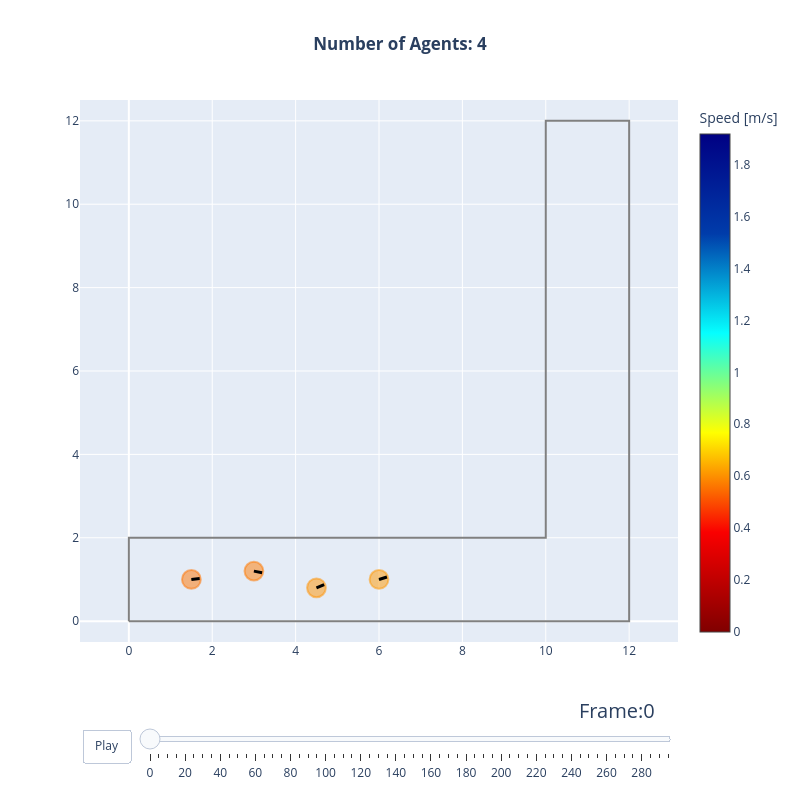

The notebook cell this image was saved under:
### Markdown cell above
## Scenario 1 -- the corner (jupedsim#1625 geometry)

An L-shaped corridor: the exit is around a bend, so the straight line to the
goal points through a wall. Before JuPedSim exposed the routed waypoint
(`ped.next_target`, merged in
[PR #1626](https://github.com/PedestrianDynamics/jupedsim/pull/1626)), a
Python model only saw the final goal here -- every agent walked into the
corner wall and pinned. Now the policy receives the waypoint through the
navmesh observation block and rounds the bend.

### Code cell
CORNER_AREA = shapely.Polygon(
    [(0, 0), (12, 0), (12, 12), (10, 12), (10, 2), (0, 2)]
)
CORNER_EXIT = [(10, 11), (12, 11), (12, 12), (10, 12)]
CORNER_SPAWNS = [(1.5, 1.0), (3.0, 1.2), (4.5, 0.8), (6.0, 1.0)]

corner_file = run_scenario("corner", CORNER_AREA, CORNER_EXIT, CORNER_SPAWNS, max_steps=4000)
trajectory_data, walkable_area = read_sqlite_file(corner_file)
animate(trajectory_data, walkable_area, every_nth_frame=5, radius=0.225)

### Figure 1 — Plotly figure (JSON) as saved in the notebook; plotly's stock layout.template omitted (floating-point values rounded to 4 significant figures)
{"data": [{"hoverinfo": "name", "line": {"color": "grey"}, "mode": "lines", "name": "Exterior", "showlegend": false, "type": "scatter", "x": [0.0, 0.0, 10.0, 10.0, 12.0, 12.0, 0.0], "y": [0.0, 2.0, 2.0, 12.0, 12.0, 0.0, 0.0]}, {"hoverinfo": "none", "marker": {"cmax": 1.918, "cmin": 0, "color": [0.4911, 0.5029, 0.5464, 0.5626], "colorbar": {"title": {"text": "Speed [m/s]"}}, "colorscale": [[0.0, "rgb(128,0,0)"], [0.2, "rgb(250,0,0)"], [0.4, "rgb(255,255,0)"], [0.6, "rgb(5,255,255)"], [0.8, "rgb(0,60,170)"], [1.0, "rgb(0,0,131)"]], "size": [0.45, 0.45, 0.45, 0.45]}, "mode": "markers", "showlegend": false, "text": [0.4911, 0.5029, 0.5464, 0.5626], "type": "scatter", "x": [1.5, 3.0, 4.5, 6.0], "y": [1.0, 1.2, 0.8, 1.0]}, {"hoverinfo": "text", "marker": {"opacity": 1, "size": 1}, "mode": "markers", "showlegend": false, "text": ["ID: 1, Pos(1.50,1.00)"], "type": "scatter", "x": [1.5], "y": [1.0]}, {"hoverinfo": "text", "marker": {"opacity": 1, "size": 1}, "mode": "markers", "showlegend": false, "text": ["ID: 2, Pos(3.00,1.20)"], "type": "scatter", "x": [3.0], "y": [1.2]}, {"hoverinfo": "text", "marker": {"opacity": 1, "size": 1}, "mode": "markers", "showlegend": false, "text": ["ID: 3, Pos(4.50,0.80)"], "type": "scatter", "x": [4.5], "y": [0.8]}, {"hoverinfo": "text", "marker": {"opacity": 1, "size": 1}, "mode": "markers", "showlegend": false, "text": ["ID: 4, Pos(6.00,1.00)"], "type": "scatter", "x": [6.0], "y": [1.0]}], "layout": {"autosize": false, "height": 800, "shapes": [{"fillcolor": "rgba(255, 115, 0, 0.5)", "line": {"color": "rgba(255, 115, 0, 0.5)"}, "type": "circle", "x0": 1.275, "x1": 1.725, "xref": "x", "y0": 0.775, "y1": 1.225, "yref": "y"}, {"fillcolor": "rgba(255, 122, 0, 0.5)", "line": {"color": "rgba(255, 122, 0, 0.5)"}, "type": "circle", "x0": 2.775, "x1": 3.225, "xref": "x", "y0": 0.975, "y1": 1.425, "yref": "y"}, {"fillcolor": "rgba(255, 145, 0, 0.5)", "line": {"color": "rgba(255, 145, 0, 0.5)"}, "type": "circle", "x0": 4.275, "x1": 4.725, "xref": "x", "y0": 0.575, "y1": 1.025, "yref": "y"}, {"fillcolor": "rgba(255, 152, 0, 0.5)", "line": {"color": "rgba(255, 152, 0, 0.5)"}, "type": "circle", "x0": 5.775, "x1": 6.225, "xref": "x", "y0": 0.775, "y1": 1.225, "yref": "y"}, {"line": {"color": "black", "width": 3}, "type": "line", "x0": 1.5, "x1": 1.699, "y0": 1.0, "y1": 1.022}, {"line": {"color": "black", "width": 3}, "type": "line", "x0": 3.0, "x1": 3.196, "y0": 1.2, "y1": 1.161}, {"line": {"color": "black", "width": 3}, "type": "line", "x0": 4.5, "x1": 4.684, "y0": 0.8, "y1": 0.8779}, {"line": {"color": "black", "width": 3}, "type": "line", "x0": 6.0, "x1": 6.191, "y0": 1.0, "y1": 1.06}], "sliders": [{"active": 0, "currentvalue": {"font": {"size": 20}, "prefix": "Frame:", "visible": true, "xanchor": "right"}, "len": 0.9, "pad": {"b": 10, "t": 50}, "steps": [{"args": [["0"], {"frame": {"duration": 100, "redraw": true}, "mode": "immediate", "transition": {"duration": 500}}], "label": "0", "method": "animate"}, {"args": [["5"], {"frame": {"duration": 100, "redraw": true}, "mode": "immediate", "transition": {"duration": 500}}], "label": "5", "method": "animate"}, {"args": [["10"], {"frame": {"duration": 100, "redraw": true}, "mode": "immediate", "transition": {"duration": 500}}], "label": "10", "method": "animate"}, {"args": [["15"], {"frame": {"duration": 100, "redraw": true}, "mode": "immediate", "transition": {"duration": 500}}], "label": "15", "method": "animate"}, {"args": [["20"], {"frame": {"duration": 100, "redraw": true}, "mode": "immediate", "transition": {"duration": 500}}], "label": "20", "method": "animate"}, {"args": [["25"], {"frame": {"duration": 100, "redraw": true}, "mode": "immediate", "transition": {"duration": 500}}], "label": "25", "method": "animate"}, {"args": [["30"], {"frame": {"duration": 100, "redraw": true}, "mode": "immediate", "transition": {"duration": 500}}], "label": "30", "method": "animate"}, {"args": [["35"], {"frame": {"duration": 100, "redraw": true}, "mode": "immediate", "transition": {"duration": 500}}], "label": "35", "method": "animate"}, {"args": [["40"], {"frame": {"duration": 100, "redraw": true}, "mode": "immediate", "transition": {"duration": 500}}], "label": "40", "method": "animate"}, {"args": [["45"], {"frame": {"duration": 100, "redraw": true}, "mode": "immediate", "transition": {"duration": 500}}], "label": "45", "method": "animate"}, {"args": [["50"], {"frame": {"duration": 100, "redraw": true}, "mode": "immediate", "transition": {"duration": 500}}], "label": "50", "method": "animate"}, {"args": [["55"], {"frame": {"duration": 100, "redraw": true}, "mode": "immediate", "transition": {"duration": 500}}], "label": "55", "method": "animate"}, {"args": [["60"], {"frame": {"duration": 100, "redraw": true}, "mode": "immediate", "transition": {"duration": 500}}], "label": "60", "method": "animate"}, {"args": [["65"], {"frame": {"duration": 100, "redraw": true}, "mode": "immediate", "transition": {"duration": 500}}], "label": "65", "method": "animate"}, {"args": [["70"], {"frame": {"duration": 100, "redraw": true}, "mode": "immediate", "transition": {"duration": 500}}], "label": "70", "method": "animate"}, {"args": [["75"], {"frame": {"duration": 100, "redraw": true}, "mode": "immediate", "transition": {"duration": 500}}], "label": "75", "method": "animate"}, {"args": [["80"], {"frame": {"duration": 100, "redraw": true}, "mode": "immediate", "transition": {"duration": 500}}], "label": "80", "method": "animate"}, {"args": [["85"], {"frame": {"duration": 100, "redraw": true}, "mode": "immediate", "transition": {"duration": 500}}], "label": "85", "method": "animate"}, {"args": [["90"], {"frame": {"duration": 100, "redraw": true}, "mode": "immediate", "transition": {"duration": 500}}], "label": "90", "method": "animate"}, {"args": [["95"], {"frame": {"duration": 100, "redraw": true}, "mode": "immediate", "transition": {"duration": 500}}], "label": "95", "method": "animate"}, {"args": [["100"], {"frame": {"duration": 100, "redraw": true}, "mode": "immediate", "transition": {"duration": 500}}], "label": "100", "method": "animate"}, {"args": [["105"], {"frame": {"duration": 100, "redraw": true}, "mode": "immediate", "transition": {"duration": 500}}], "label": "105", "method": "animate"}, {"args": [["110"], {"frame": {"duration": 100, "redraw": true}, "mode": "immediate", "transition": {"duration": 500}}], "label": "110", "method": "animate"}, {"args": [["115"], {"frame": {"duration": 100, "redraw": true}, "mode": "immediate", "transition": {"duration": 500}}], "label": "115", "method": "animate"}, {"args": [["120"], {"frame": {"duration": 100, "redraw": true}, "mode": "immediate", "transition": {"duration": 500}}], "label": "120", "method": "animate"}, {"args": [["125"], {"frame": {"duration": 100, "redraw": true}, "mode": "immediate", "transition": {"duration": 500}}], "label": "125", "method": "animate"}, {"args": [["130"], {"frame": {"duration": 100, "redraw": true}, "mode": "immediate", "transition": {"duration": 500}}], "label": "130", "method": "animate"}, {"args": [["135"], {"frame": {"duration": 100, "redraw": true}, "mode": "immediate", "transition": {"duration": 500}}], "label": "135", "method": "animate"}, {"args": [["140"], {"frame": {"duration": 100, "redraw": true}, "mode": "immediate", "transition": {"duration": 500}}], "label": "140", "method": "animate"}, {"args": [["145"], {"frame": {"duration": 100, "redraw": true}, "mode": "immediate", "transition": {"duration": 500}}], "label": "145", "method": "animate"}, {"args": [["150"], {"frame": {"duration": 100, "redraw": true}, "mode": "immediate", "transition": {"duration": 500}}], "label": "150", "method": "animate"}, {"args": [["155"], {"frame": {"duration": 100, "redraw": true}, "mode": "immediate", "transition": {"duration": 500}}], "label": "155", "method": "animate"}, {"args": [["160"], {"frame": {"duration": 100, "redraw": true}, "mode": "immediate", "transition": {"duration": 500}}], "label": "160", "method": "animate"}, {"args": [["165"], {"frame": {"duration": 100, "redraw": true}, "mode": "immediate", "transition": {"duration": 500}}], "label": "165", "method": "animate"}, {"args": [["170"], {"frame": {"duration": 100, "redraw": true}, "mode": "immediate", "transition": {"duration": 500}}], "label": "170", "method": "animate"}, {"args": [["175"], {"frame": {"duration": 100, "redraw": true}, "mode": "immediate", "transition": {"duration": 500}}], "label": "175", "method": "animate"}, {"args": [["180"], {"frame": {"duration": 100, "redraw": true}, "mode": "immediate", "transition": {"duration": 500}}], "label": "180", "method": "animate"}, {"args": [["185"], {"frame": {"duration": 100, "redraw": true}, "mode": "immediate", "transition": {"duration": 500}}], "label": "185", "method": "animate"}, {"args": [["190"], {"frame": {"duration": 100, "redraw": true}, "mode": "immediate", "transition": {"duration": 500}}], "label": "190", "method": "animate"}, {"args": [["195"], {"frame": {"duration": 100, "redraw": true}, "mode": "immediate", "transition": {"duration": 500}}], "label": "195", "method": "animate"}, {"args": [["200"], {"frame": {"duration": 100, "redraw": true}, "mode": "immediate", "transition": {"duration": 500}}], "label": "200", "method": "animate"}, {"args": [["205"], {"frame": {"duration": 100, "redraw": true}, "mode": "immediate", "transition": {"duration": 500}}], "label": "205", "method": "animate"}, {"args": [["210"], {"frame": {"duration": 100, "redraw": true}, "mode": "immediate", "transition": {"duration": 500}}], "label": "210", "method": "animate"}, {"args": [["215"], {"frame": {"duration": 100, "redraw": true}, "mode": "immediate", "transition": {"duration": 500}}], "label": "215", "method": "animate"}, {"args": [["220"], {"frame": {"duration": 100, "redraw": true}, "mode": "immediate", "transition": {"duration": 500}}], "label": "220", "method": "animate"}, {"args": [["225"], {"frame": {"duration": 100, "redraw": true}, "mode": "immediate", "transition": {"duration": 500}}], "label": "225", "method": "animate"}, {"args": [["230"], {"frame": {"duration": 100, "redraw": true}, "mode": "immediate", "transition": {"duration": 500}}], "label": "230", "method": "animate"}, {"args": [["235"], {"frame": {"duration": 100, "redraw": true}, "mode": "immediate", "transition": {"duration": 500}}], "label": "235", "method": "animate"}, {"args": [["240"], {"frame": {"duration": 100, "redraw": true}, "mode": "immediate", "transition": {"duration": 500}}], "label": "240", "method": "animate"}, {"args": [["245"], {"frame": {"duration": 100, "redraw": true}, "mode": "immediate", "transition": {"duration": 500}}], "label": "245", "method": "animate"}, {"args": [["250"], {"frame": {"duration": 100, "redraw": true}, "mode": "immediate", "transition": {"duration": 500}}], "label": "250", "method": "animate"}, {"args": [["255"], {"frame": {"duration": 100, "redraw": true}, "mode": "immediate", "transition": {"duration": 500}}], "label": "255", "method": "animate"}, {"args": [["260"], {"frame": {"duration": 100, "redraw": true}, "mode": "immediate", "transition": {"duration": 500}}], "label": "260", "method": "animate"}, {"args": [["265"], {"frame": {"duration": 100, "redraw": true}, "mode": "immediate", "transition": {"duration": 500}}], "label": "265", "method": "animate"}, {"args": [["270"], {"frame": {"duration": 100, "redraw": true}, "mode": "immediate", "transition": {"duration": 500}}], "label": "270", "method": "animate"}, {"args": [["275"], {"frame": {"duration": 100, "redraw": true}, "mode": "immediate", "transition": {"duration": 500}}], "label": "275", "method": "animate"}, {"args": [["280"], {"frame": {"duration": 100, "redraw": true}, "mode": "immediate", "transition": {"duration": 500}}], "label": "280", "method": "animate"}, {"args": [["285"], {"frame": {"duration": 100, "redraw": true}, "mode": "immediate", "transition": {"duration": 500}}], "label": "285", "method": "animate"}, {"args": [["290"], {"frame": {"duration": 100, "redraw": true}, "mode": "immediate", "transition": {"duration": 500}}], "label": "290", "method": "animate"}, {"args": [["295"], {"frame": {"duration": 100, "redraw": true}, "mode": "immediate", "transition": {"duration": 500}}], "label": "295", "method": "animate"}], "transition": {"duration": 100, "easing": "cubic-in-out"}, "x": 0.1, "xanchor": "left", "y": 0, "yanchor": "top"}], "title": {"text": "<b>Number of Agents: 4</b>", "x": 0.5}, "updatemenus": [{"buttons": [{"args": [null, {"frame": {"duration": 100, "redraw": true}, "fromcurrent": true}], "label": "Play", "method": "animate"}], "direction": "left", "pad": {"r": 10, "t": 87}, "showactive": false, "type": "buttons", "x": 0.1, "xanchor": "right", "y": 0, "yanchor": "top"}], "width": 800, "xaxis": {"range": [-0.5, 12.5]}, "yaxis": {"range": [-0.5, 12.5], "scaleanchor": "x", "scaleratio": 1}}}
